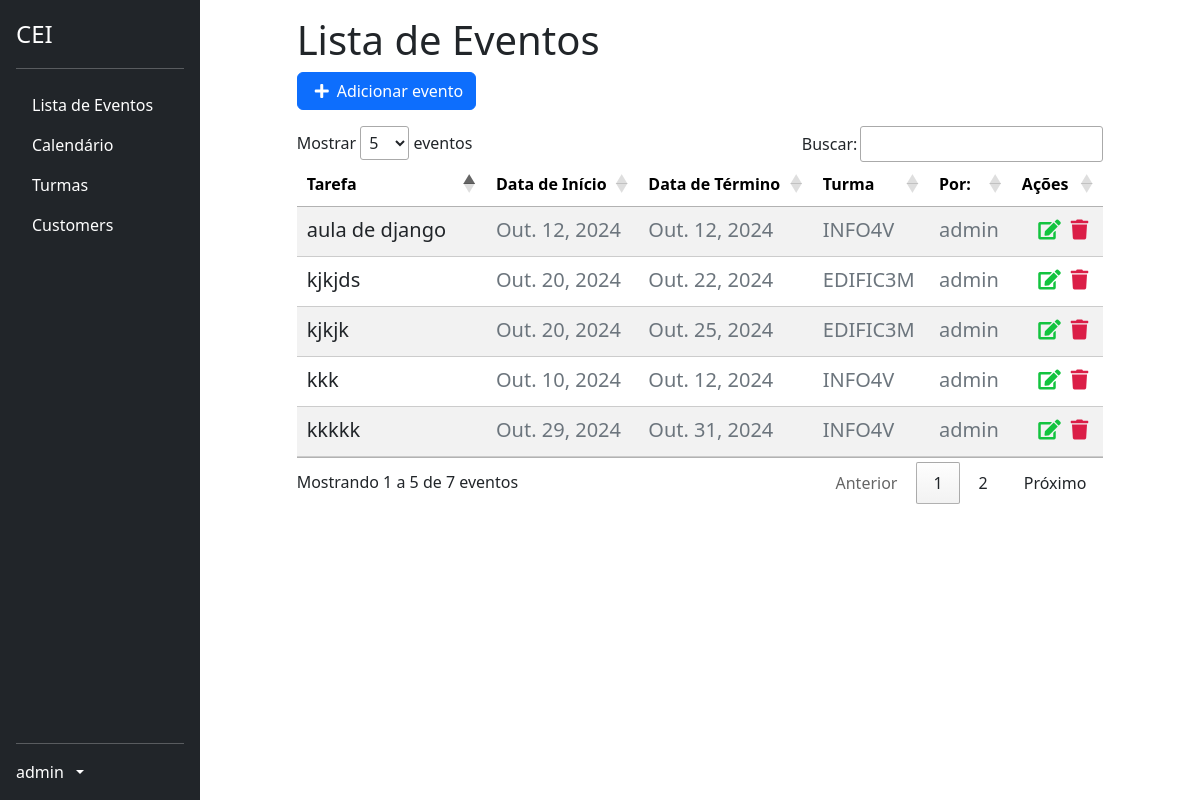
The app's page /list/ (signed in), older data.
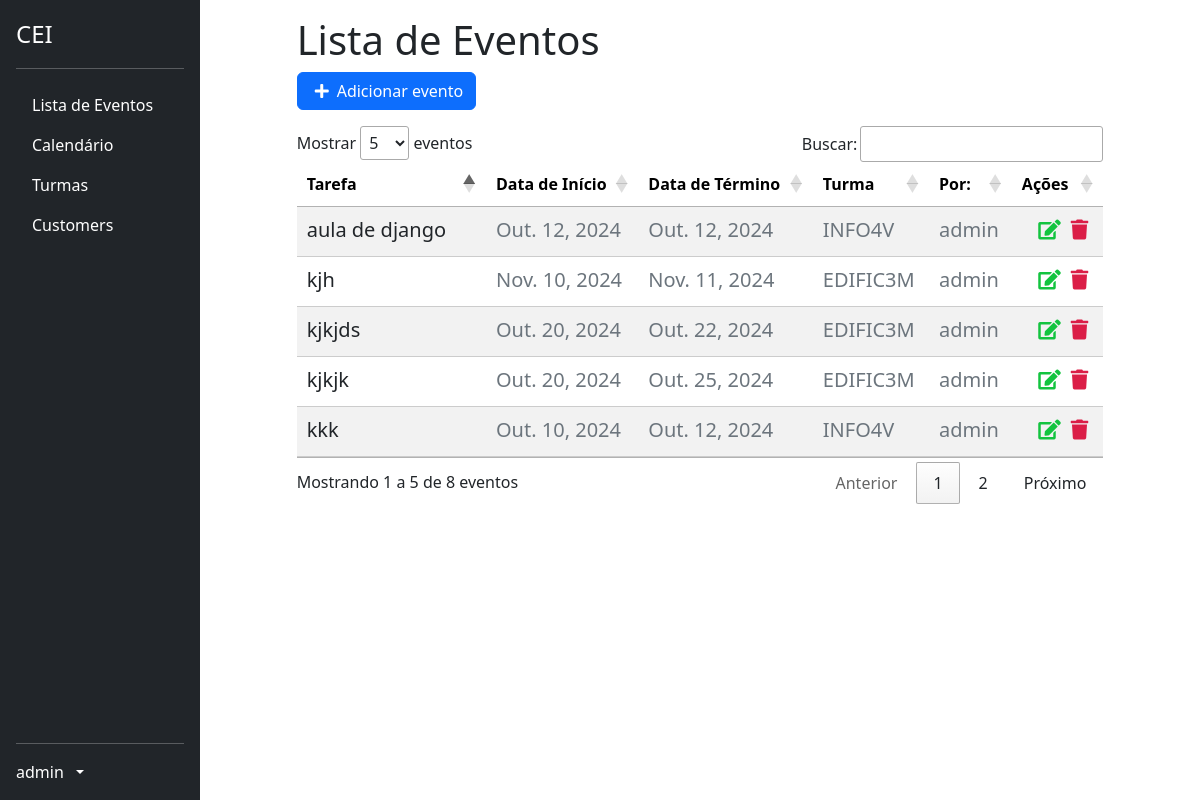
The same page, newer data.
### profiles/models.py (models this page shows)
class CustomUser(AbstractUser):
    id = models.BigAutoField(primary_key=True)
    turma = models.ForeignKey('classes.Turma', on_delete=models.SET_NULL, blank=True, null=True)

### tasks/models.py (models this page shows, shortened)
class Task(models.Model):
    id = models.BigAutoField(primary_key=True)
    title = models.CharField(max_length=255)
    description = models.TextField()
    start_date = models.DateField()
    end_date = models.DateField()
    total_subs = models.PositiveIntegerField(default=0)
    subs = models.PositiveIntegerField(default=0)
    start_time = models.TimeField()
    end_time = models.TimeField()
    usuario = models.ForeignKey(CustomUser, on_delete=models.PROTECT)
    turma = models.ForeignKey('classes.Turma', on_delete=models.CASCADE)
    created_at = models.DateTimeField(auto_now_add=True)
    updated_at = models.DateTimeField(auto_now=True)

### classes/models.py (models this page shows, shortened)
class Turma(models.Model):
    TURNO_CHOICES = [
        ('manha', 'Manhã'),
        ('tarde', 'Tarde'),
        ('noite', 'Noite'),
    ]
    CURSO_CHOICES = [
        ('edificacoes', 'Edificações'),
        ('informatica', 'Informática'),
        ('meio_ambiente', 'Meio Ambiente'),
        ('matematica', 'Matemática'),
    ]
    SERIE_CHOICES = [
        ('1', '1º Ano'),
        ('2', '2º Ano'),
        ('3', '3º Ano'),
        ('4', '4º Ano'),
    ]
    nome = models.CharField(max_length=100)
    serie = models.CharField(max_length=1, choices=SERIE_CHOICES)
    turno = models.CharField(max_length=5, choices=TURNO_CHOICES)
    curso = models.CharField(max_length=15, choices=CURSO_CHOICES)

### tasks/views.py (the view)
# urls.py: path('list/', TaskListView.as_view(), name='task-list'),
class TaskListView(GroupRequiredMixin, LoginRequiredMixin, ListView):
    group_required = u"Docente"
    login_url = reverse_lazy('login')
    model = Task
    template_name = 'tasks/list.html'
    context_object_name = 'tasks'
    ordering = '-created_at'
    def get_queryset(self):
        self.tasks = Task.objects.filter(usuario=self.request.user)
        return self.tasks

### tasks/templates/tasks/list.html (shortened to what this page needs)
{% extends 'base.html' %}
{% block content %}
<div class="offset-1 col-10 list-div">
    <h1>Lista de Eventos</h1>
    <div class="row mb-3">
        <div class="col-auto btn-primary">
            <a id="add-link" href="{% url 'new-task' %}" class="btn btn-primary d-flex align-items-center">
                <i class="fas fa-plus me-2"></i> Adicionar evento
            </a>
        </div>
    </div>
    <table id="taskTable" class="table table-striped table-hover" style="margin-top: 30px;">
        <thead class="table">
            <tr>
                <th>Tarefa</th>
                <th>Data de Início</th>
                <th>Data de Término</th>
                <th>Turma</th>
                <th>Por:</th>
                <th>Ações</th>
            </tr>
        </thead>
        <tbody>
            {% for task in tasks %}
            <tr class="task-item">
                <td><a href="/task/{{ task.id }}" class="text-decoration-none text-dark">{{ task.title }}</a></td>
                <td style="color: #6c757d;">{{ task.start_date }}</td>
                <td style="color: #6c757d;" >{{task.end_date}}</td>
                <td style="color: #6c757d;" >{{ task.turma.nome }}</td>
                <td style="color: #6c757d;"> {{ task.usuario.username }} </td>
                <td>
                    <a href="{% url 'delete-task' task.id %}" class="text-danger me-2"><i class="fas fa-trash"></i></a>
                    <a href="{% url 'edit-task' task.id %}" class="text-warning"><i class="fas fa-edit"></i></a>
                </td>
            </tr>
            {% endfor %}
        </tbody>
    </table>
</div>
{% endblock %}
{% block scripts %}
<link rel="stylesheet" href="https://cdn.datatables.net/1.11.5/css/jquery.dataTables.min.css">
{% endblock %}

### tasks/templates/base.html (shortened to what this page needs)
{% load static %}
<!DOCTYPE html>
<html lang="en">
<head>
    <link href="{% static 'bootstrap/css/bootstrap.min.css' %}" rel="stylesheet">
    <link rel="stylesheet" href="https://use.fontawesome.com/releases/v5.7.2/css/all.css">
    <link rel="stylesheet" href="{% static 'css/styles.css' %}">
    <link href="{% static 'css/datatables.min.css' %}" rel="stylesheet">
</head>
<body>
    <div class="d-flex">
      <div class="d-flex flex-column flex-shrink-0 p-3 text-bg-dark" style="width: 200px; height: 100vh; position: fixed;">
        <a href="/" class="d-flex align-items-center mb-3 mb-md-0 me-md-auto text-white text-decoration-none">
          <span class="fs-4">CEI</span>
        </a>
        <hr>
        <ul class="nav nav-pills flex-column mb-auto">
          <li>
            <a href="{% url 'task-list' %}" class="nav-link text-white">
              Lista de Eventos
            </a>
          </li>
          <li>
            <a href="{% url 'calendar' %}" class="nav-link text-white">
              Calendário
            </a>
          </li>
          <li>
            <a href="{% url 'lista-turmas' %}" class="nav-link text-white">
              Turmas
            </a>
          </li>
          <li>
            <a href="#" class="nav-link text-white">
              Customers
            </a>
          </li>
        </ul>
        <hr>
        {% if user.is_authenticated %}
          <a href="#" class="d-flex align-items-center text-white text-decoration-none dropdown-toggle" data-bs-toggle="dropdown" aria-expanded="false">
            <span class="me-2">{{ user.username }}</span>
          </a>
        </div>
        {% else %}
        <li class="nav nav-pills flex-column">
          <a href="{% url 'login' %}" class="nav-link text-white">
            Login
          </a>
        </li>
        {% endif %}
      </div>
      <div class="flex-grow-1" style="margin-left: 200px;">
        <div class="p-3">
          {% block content %}
          {% endblock %}
        </div>
      </div>
    {% block scripts %}
    {% endblock %}
  </body>
</html>

### tasks/static/css/styles.css (style rules this page uses)
#add-link { text-decoration: none; }
.fas.fa-plus { color: #FFF; margin-right: 10px; margin-left: 5px; }
.list-div { padding: 0; }
.task-item { list-style: none; font-size: 20px; height: 50px; padding-top: 10px; border-bottom: 1px dashed #CCC; }
.fas.fa-trash { color: #db1e47; cursor: pointer; margin: 5px; font-size: 20px; float: right; }
.fas.fa-edit { color: #13c43f; cursor: pointer; margin: 5px; font-size: 20px; float: right; }

Row changes from the older to the newer data that the page shows:
no longer on this page (row unchanged): Task: title "kkkkk", start_date "Out. 29, 2024", end_date "Out. 31, 2024", turma.nome "INFO4V", usuario.username "admin"
added Task: title "kjh", start_date "Nov. 10, 2024", end_date "Nov. 11, 2024", turma.nome "EDIFIC3M", usuario.username "admin"
Text that changed along with them:
text written by a page script: "Mostrar eventos Buscar: Mostrando 1 a 5 de 7 eventos Anterior 1 2 Próximo" → "Mostrar eventos Buscar: Mostrando 1 a 5 de 8 eventos Anterior 1 2 Próximo"
